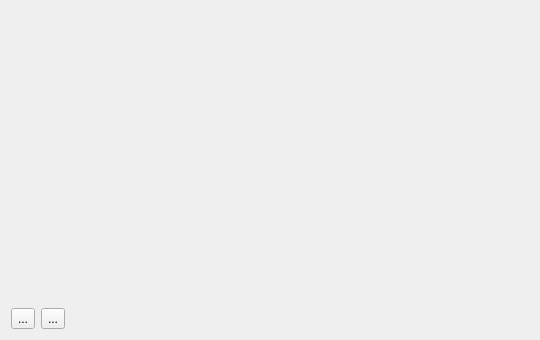
<?xml version="1.0" encoding="UTF-8"?>
<ui version="4.0">
 <class>amjChartView</class>
 <widget class="QWidget" name="amjChartView">
  <property name="geometry">
   <rect>
    <x>0</x>
    <y>0</y>
    <width>540</width>
    <height>340</height>
   </rect>
  </property>
  <property name="windowTitle">
   <string>amjChart</string>
  </property>
  <layout class="QVBoxLayout" name="verticalLayout">
   <item>
    <widget class="QCustomPlot" name="plot" native="true">
     <property name="sizePolicy">
      <sizepolicy hsizetype="Preferred" vsizetype="Preferred">
       <horstretch>0</horstretch>
       <verstretch>100</verstretch>
      </sizepolicy>
     </property>
    </widget>
   </item>
   <item>
    <widget class="QFrame" name="toolbar">
     <property name="frameShape">
      <enum>QFrame::NoFrame</enum>
     </property>
     <layout class="QHBoxLayout" name="horizontalLayout">
      <property name="leftMargin">
       <number>0</number>
      </property>
      <property name="topMargin">
       <number>0</number>
      </property>
      <property name="rightMargin">
       <number>0</number>
      </property>
      <property name="bottomMargin">
       <number>0</number>
      </property>
      <item>
       <widget class="QToolButton" name="toolButton_pause">
        <property name="text">
         <string>...</string>
        </property>
        <property name="icon">
         <iconset resource="icons.qrc">
          <normaloff>:/icons/pause.png</normaloff>:/icons/pause.png</iconset>
        </property>
       </widget>
      </item>
      <item>
       <widget class="QToolButton" name="toolButton_reset">
        <property name="text">
         <string>...</string>
        </property>
        <property name="icon">
         <iconset resource="icons.qrc">
          <normaloff>:/icons/reset.png</normaloff>:/icons/reset.png</iconset>
        </property>
       </widget>
      </item>
      <item>
       <spacer name="horizontalSpacer">
        <property name="orientation">
         <enum>Qt::Horizontal</enum>
        </property>
        <property name="sizeHint" stdset="0">
         <size>
          <width>40</width>
          <height>20</height>
         </size>
        </property>
       </spacer>
      </item>
     </layout>
    </widget>
   </item>
  </layout>
 </widget>
 <customwidgets>
  <customwidget>
   <class>QCustomPlot</class>
   <extends>QWidget</extends>
   <header location="global">qcustomplot.h</header>
   <container>1</container>
  </customwidget>
 </customwidgets>
 <resources>
  <include location="icons.qrc"/>
 </resources>
 <connections/>
</ui>
